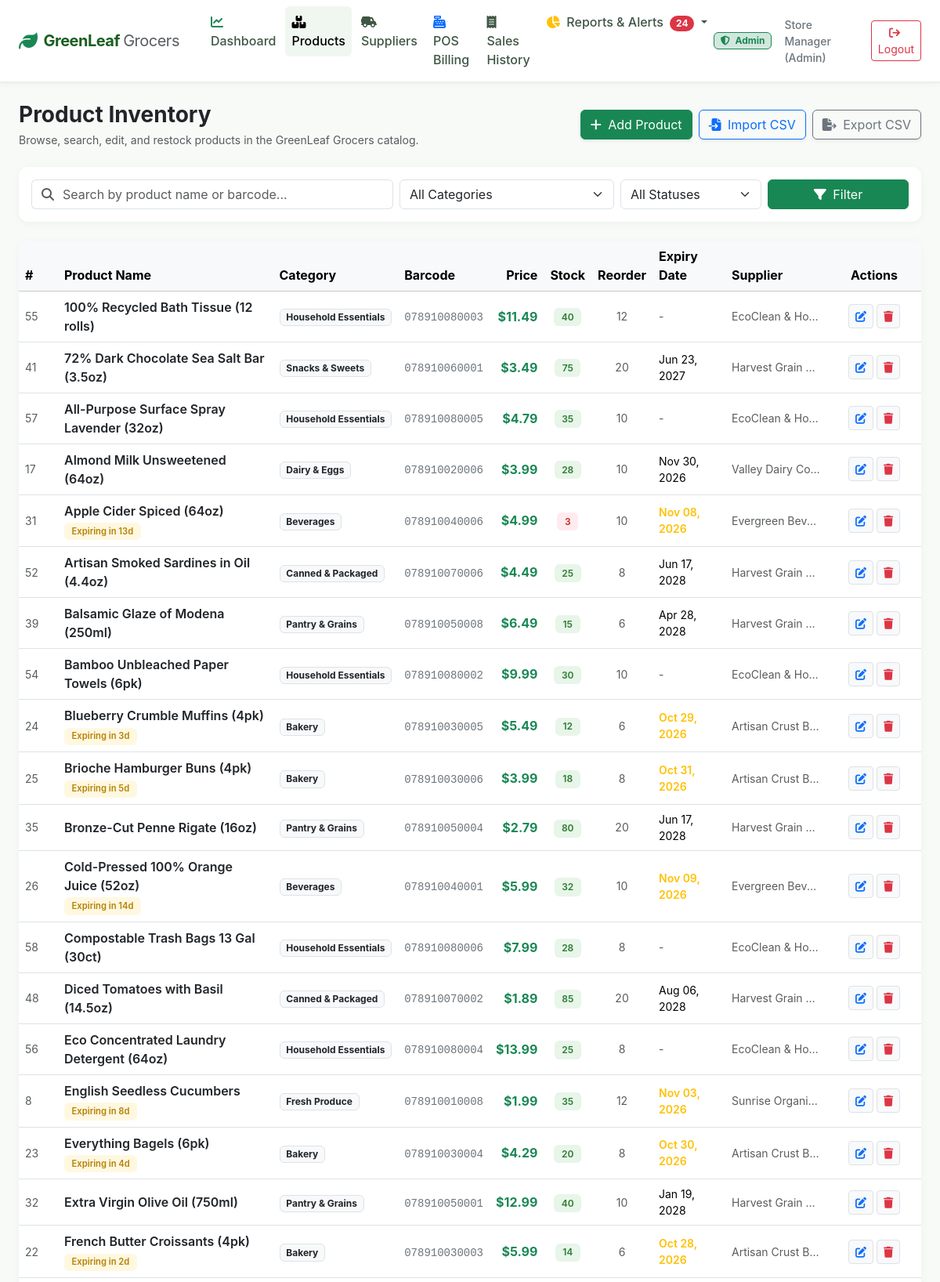
/products/ (signed in, upper part), run on the app's committed database.
### app/models.py (models this page shows, shortened)
class User(db.Model):
    __tablename__ = 'users'
    user_id = db.Column(db.Integer, primary_key=True, autoincrement=True)
    username = db.Column(db.String(64), unique=True, nullable=False, index=True)
    password_hash = db.Column(db.String(256), nullable=False)
    role = db.Column(db.String(20), nullable=False, default='cashier')  # 'admin' or 'cashier'
    full_name = db.Column(db.String(100), nullable=False, default='')
    created_at = db.Column(db.DateTime, default=utc_now)
    sales = db.relationship('Sale', backref='cashier', lazy=True)
    @property
    def is_admin(self) -> bool:
        return self.role.lower() == 'admin'

class Product(db.Model):
    __tablename__ = 'products'
    product_id = db.Column(db.Integer, primary_key=True, autoincrement=True)
    name = db.Column(db.String(150), nullable=False, index=True)
    category = db.Column(db.String(80), nullable=False, index=True)
    unit_price = db.Column(db.Float, nullable=False)
    cost_price = db.Column(db.Float, nullable=False, default=0.0)
    stock_qty = db.Column(db.Integer, nullable=False, default=0)
    reorder_level = db.Column(db.Integer, nullable=False, default=10)
    expiry_date = db.Column(db.Date, nullable=True, index=True)
    barcode = db.Column(db.String(50), unique=True, nullable=True, index=True)
    supplier_id = db.Column(db.Integer, db.ForeignKey('suppliers.supplier_id'), nullable=True)
    is_active = db.Column(db.Boolean, default=True)
    created_at = db.Column(db.DateTime, default=utc_now)
    sale_items = db.relationship('SaleItem', backref='product', lazy=True)
    @property
    def is_low_stock(self) -> bool:
        return self.stock_qty <= self.reorder_level
    @property
    def is_expired(self) -> bool:
        if not self.expiry_date:
            return False
        return self.expiry_date < date.today()
    @property
    def days_until_expiry(self):
        if not self.expiry_date:
            return None
        return (self.expiry_date - date.today()).days
    def is_near_expiry(self, days=15) -> bool:
        if not self.expiry_date:
            return False
        diff = (self.expiry_date - date.today()).days
        return 0 <= diff <= days

class Supplier(db.Model):
    __tablename__ = 'suppliers'
    supplier_id = db.Column(db.Integer, primary_key=True, autoincrement=True)
    name = db.Column(db.String(120), nullable=False)
    phone = db.Column(db.String(30), nullable=True)
    email = db.Column(db.String(120), nullable=True)
    contact_person = db.Column(db.String(100), nullable=True)
    address = db.Column(db.Text, nullable=True)
    created_at = db.Column(db.DateTime, default=utc_now)
    products = db.relationship('Product', backref='supplier', lazy=True)

### app/routes/products.py (the view, shortened to what this page needs)
@products_bp.route('/')
@login_required
@role_required(['admin'])
def index():
    query_str = request.args.get('q', '').strip()
    category = request.args.get('category', '').strip()
    status_filter = request.args.get('status', '').strip()
    products_query = Product.query.filter(Product.is_active == True)
    if query_str:
        products_query = products_query.filter(
            (Product.name.ilike(f'%{query_str}%')) |
            (Product.barcode.ilike(f'%{query_str}%'))
        )
    if category:
        products_query = products_query.filter(Product.category == category)
    if status_filter == 'low_stock':
        products_query = products_query.filter(Product.stock_qty <= Product.reorder_level)
    elif status_filter == 'expired':
        products_query = products_query.filter(Product.expiry_date != None, Product.expiry_date < date.today())
    products = products_query.order_by(Product.name.asc()).all()
    categories = db.session.query(Product.category).distinct().order_by(Product.category).all()
    categories = [c[0] for c in categories if c[0]]
    return render_template(
        'products/index.html',
        products=products,
        categories=categories,
        current_category=category,
        query_str=query_str,
        status_filter=status_filter
    )

### app/templates/products/index.html (shortened to what this page needs)
{% extends "base.html" %}
{% block content %}
<div class="d-flex flex-column flex-md-row justify-content-between align-items-md-center gap-3 mb-4">
    <div>
        <h1 class="h3 fw-bold text-dark mb-1">Product Inventory</h1>
        <p class="text-muted small mb-0">Browse, search, edit, and restock products in the GreenLeaf Grocers catalog.</p>
    </div>
    <div class="d-flex flex-wrap gap-2">
        <a href="{{ url_for('products.add') }}" class="btn btn-success shadow-sm">
            <i class="fa-solid fa-plus me-1"></i> Add Product
        </a>
        <a href="{{ url_for('products.import_csv') }}" class="btn btn-outline-primary shadow-sm">
            <i class="fa-solid fa-file-import me-1"></i> Import CSV
        </a>
        <a href="{{ url_for('products.export_csv') }}" class="btn btn-outline-secondary shadow-sm">
            <i class="fa-solid fa-file-export me-1"></i> Export CSV
        </a>
    </div>
</div>
<div class="card stat-card p-3 mb-4">
    <form method="GET" action="{{ url_for('products.index') }}" class="row g-2 align-items-center">
        <div class="col-12 col-md-5">
            <div class="input-group">
                <span class="input-group-text bg-white text-muted border-end-0">
                    <i class="fa-solid fa-magnifying-glass"></i>
                </span>
                <input type="text" name="q" class="form-control border-start-0 ps-0" placeholder="Search by product name or barcode..." value="{{ query_str }}">
            </div>
        </div>
        <div class="col-6 col-md-3">
            <select name="category" class="form-select">
                <option value="">All Categories</option>
            </select>
        </div>
        <div class="col-6 col-md-2">
            <select name="status" class="form-select">
                <option value="" {% if not status_filter %}selected{% endif %}>All Statuses</option>
            </select>
        </div>
        <div class="col-12 col-md-2 d-flex gap-2">
            <button type="submit" class="btn btn-success w-100">
                <i class="fa-solid fa-filter me-1"></i> Filter
            </button>
        </div>
    </form>
</div>
<div class="card stat-card p-0 overflow-hidden">
    <div class="table-responsive">
        <table class="table table-hover align-middle mb-0">
            <thead class="table-light">
                <tr>
                    <th style="width: 50px;">#</th>
                    <th>Product Name</th>
                    <th>Category</th>
                    <th>Barcode</th>
                    <th class="text-end">Price</th>
                    <th class="text-center">Stock</th>
                    <th class="text-center">Reorder</th>
                    <th>Expiry Date</th>
                    <th>Supplier</th>
                    <th class="text-center" style="width: 120px;">Actions</th>
                </tr>
            </thead>
            <tbody>
                {% for p in products %}
                <tr>
                    <td class="text-muted small">{{ p.product_id }}</td>
                    <td>
                        <div class="fw-semibold text-dark">{{ p.name }}</div>
                        {% if p.is_expired %}
                            <span class="badge badge-expired" style="font-size: 0.7rem;">EXPIRED</span>
                        {% elif p.is_near_expiry() %}
                            <span class="badge badge-near-expiry" style="font-size: 0.7rem;">Expiring in {{ p.days_until_expiry }}d</span>
                        {% elif p.is_low_stock %}
                            <span class="badge badge-low-stock" style="font-size: 0.7rem;">LOW STOCK</span>
                        {% endif %}
                    </td>
                    <td>
                        <span class="badge bg-light text-dark border">{{ p.category }}</span>
                    </td>
                    <td>
                        <code class="text-secondary small">{{ p.barcode or '-' }}</code>
                    </td>
                    <td class="text-end fw-bold text-success">
                        {{ p.unit_price | currency }}
                    </td>
                    <td class="text-center">
                        <span class="badge {% if p.stock_qty == 0 %}bg-danger{% elif p.is_low_stock %}badge-low-stock{% else %}badge-healthy{% endif %}">
                            {{ p.stock_qty }}
                        </span>
                    </td>
                    <td class="text-center text-muted small">
                        {{ p.reorder_level }}
                    </td>
                    <td class="small">
                        {% if p.expiry_date %}
                            <div class="{% if p.is_expired %}text-danger fw-bold{% elif p.is_near_expiry() %}text-warning fw-semibold{% endif %}">
                                {{ p.expiry_date | date_format }}
                            </div>
                        {% else %}
                            <span class="text-muted">-</span>
                        {% endif %}
                    </td>
                    <td class="small text-muted text-truncate" style="max-width: 130px;">
                        {{ p.supplier.name if p.supplier else '-' }}
                    </td>
                    <td class="text-center">
                        <div class="d-flex justify-content-center gap-1">
                            <a href="{{ url_for('products.edit', product_id=p.product_id) }}" class="btn btn-sm btn-light border" title="Edit Product">
                                <i class="fa-solid fa-pen-to-square text-primary"></i>
                            </a>
                            <form method="POST" action="{{ url_for('products.delete', product_id=p.product_id) }}" onsubmit="return confirm('Are you sure you want to remove {{ p.name }}?');" class="d-inline">
                                <button type="submit" class="btn btn-sm btn-light border" title="Delete Product">
                                    <i class="fa-solid fa-trash text-danger"></i>
                                </button>
                            </form>
                        </div>
                    </td>
                </tr>
                {% endfor %}
            </tbody>
        </table>
    </div>
</div>
{% endblock %}

### app/templates/base.html (shortened to what this page needs)
<!DOCTYPE html>
<html lang="en">
<head>
    <link href="https://cdn.jsdelivr.net/npm/bootstrap@5.3.3/dist/css/bootstrap.min.css" rel="stylesheet">
    <link rel="stylesheet" href="https://cdnjs.cloudflare.com/ajax/libs/font-awesome/6.5.1/css/all.min.css">
    <link rel="stylesheet" href="{{ url_for('static', filename='css/style.css') }}">
</head>
<body>
    <nav class="navbar navbar-expand-lg navbar-greenleaf sticky-top py-2">
        <div class="container-fluid px-4">
            <a class="navbar-brand d-flex align-items-center gap-2" href="{{ url_for('auth.index') }}">
                <i class="fa-solid fa-leaf text-success fs-4"></i>
                <span>GreenLeaf <span class="fw-normal text-muted">Grocers</span></span>
            </a>
            <div class="collapse navbar-collapse" id="navbarMain">
                {% if current_user %}
                <ul class="navbar-nav me-auto mb-2 mb-lg-0 ms-lg-3 gap-1">
                    {% if current_user.is_admin %}
                    <li class="nav-link-item">
                        <a class="nav-link {% if request.endpoint and request.endpoint.startswith('dashboard') %}active{% endif %}" href="{{ url_for('dashboard.index') }}">
                            <i class="fa-solid fa-chart-line me-1 text-success"></i> Dashboard
                        </a>
                    </li>
                    <li class="nav-link-item">
                        <a class="nav-link {% if request.endpoint and request.endpoint.startswith('products') %}active{% endif %}" href="{{ url_for('products.index') }}">
                            <i class="fa-solid fa-boxes-stacked me-1"></i> Products
                        </a>
                    </li>
                    <li class="nav-link-item">
                        <a class="nav-link {% if request.endpoint and request.endpoint.startswith('suppliers') %}active{% endif %}" href="{{ url_for('suppliers.index') }}">
                            <i class="fa-solid fa-truck-field me-1"></i> Suppliers
                        </a>
                    </li>
                    {% endif %}
                    <li class="nav-link-item">
                        <a class="nav-link {% if request.endpoint and request.endpoint == 'billing.pos' %}active{% endif %}" href="{{ url_for('billing.pos') }}">
                            <i class="fa-solid fa-cash-register me-1 text-primary"></i> POS Billing
                        </a>
                    </li>
                    <li class="nav-link-item">
                        <a class="nav-link {% if request.endpoint and request.endpoint == 'billing.sales_history' %}active{% endif %}" href="{{ url_for('billing.sales_history') }}">
                            <i class="fa-solid fa-receipt me-1"></i> Sales History
                        </a>
                    </li>
                    {% if current_user.is_admin %}
                    <li class="nav-item dropdown">
                        <a class="nav-link dropdown-toggle {% if request.endpoint and request.endpoint.startswith('reports') %}active{% endif %}" href="#" role="button" data-bs-toggle="dropdown">
                            <i class="fa-solid fa-chart-pie me-1 text-warning"></i> Reports & Alerts
                            {% if low_stock_count > 0 or near_expiry_count > 0 %}
                            <span class="badge bg-danger rounded-pill ms-1">{{ low_stock_count + near_expiry_count }}</span>
                            {% endif %}
                        </a>
                    </li>
                    {% endif %}
                </ul>
                <div class="d-flex align-items-center gap-3">
                    {% if current_user.is_admin %}
                    <span class="badge bg-success-subtle text-success border border-success px-2 py-1">
                        <i class="fa-solid fa-shield-halved me-1"></i> Admin
                    </span>
                    {% else %}
                    <span class="badge bg-primary-subtle text-primary border border-primary px-2 py-1">
                        <i class="fa-solid fa-user me-1"></i> Cashier
                    </span>
                    {% endif %}
                    <span class="text-secondary small fw-medium d-none d-md-inline">
                        {{ current_user.full_name or current_user.username }}
                    </span>
                    <a href="{{ url_for('auth.logout') }}" class="btn btn-outline-danger btn-sm" title="Log Out">
                        <i class="fa-solid fa-arrow-right-from-bracket me-1"></i> Logout
                    </a>
                </div>
                {% endif %}
            </div>
        </div>
    </nav>
    <main class="container-fluid px-4 py-4 flex-grow-1">
        {% block content %}{% endblock %}
    </main>
</body>
</html>

### data on the page
User: full_name "Store Manager (Admin)"
Product: product_id "55", name "100% Recycled Bath Tissue (12 rolls)", category "Household Essentials", barcode "078910080003", unit_price "$11.49", stock_qty "40", reorder_level "12", supplier "EcoClean & Ho…"
Product: product_id "41", name "72% Dark Chocolate Sea Salt Bar (3.5oz)", category "Snacks & Sweets", barcode "078910060001", unit_price "$3.49", stock_qty "75", reorder_level "20", expiry_date "Jun 23, 2027", supplier "Harvest Grain…"
Product: product_id "57", name "All-Purpose Surface Spray Lavender (32oz)", category "Household Essentials", barcode "078910080005", unit_price "$4.79", stock_qty "35", reorder_level "10", supplier "EcoClean & Ho…"
Product: product_id "17", name "Almond Milk Unsweetened (64oz)", category "Dairy & Eggs", barcode "078910020006", unit_price "$3.99", stock_qty "28", reorder_level "10", expiry_date "Nov 30, 2026", supplier "Valley Dairy Co…"
Product: product_id "31", name "Apple Cider Spiced (64oz)", days_until_expiry "13", category "Beverages", barcode "078910040006", unit_price "$4.99", stock_qty "3", reorder_level "10", expiry_date "Nov 08, 2026", supplier "Evergreen Bev…"
Product: product_id "52", name "Artisan Smoked Sardines in Oil (4.4oz)", category "Canned & Packaged", barcode "078910070006", unit_price "$4.49", stock_qty "25", reorder_level "8", expiry_date "Jun 17, 2028", supplier "Harvest Grain…"
Product: product_id "39", name "Balsamic Glaze of Modena (250ml)", category "Pantry & Grains", barcode "078910050008", unit_price "$6.49", stock_qty "15", reorder_level "6", expiry_date "Apr 28, 2028", supplier "Harvest Grain…"
Product: product_id "54", name "Bamboo Unbleached Paper Towels (6pk)", category "Household Essentials", barcode "078910080002", unit_price "$9.99", stock_qty "30", reorder_level "10", supplier "EcoClean & Ho…"
Product: product_id "24", name "Blueberry Crumble Muffins (4pk)", days_until_expiry "3", category "Bakery", barcode "078910030005", unit_price "$5.49", stock_qty "12", reorder_level "6", expiry_date "Oct 29, 2026", supplier "Artisan Crust B…"
Product: product_id "25", name "Brioche Hamburger Buns (4pk)", days_until_expiry "5", category "Bakery", barcode "078910030006", unit_price "$3.99", stock_qty "18", reorder_level "8", expiry_date "Oct 31, 2026", supplier "Artisan Crust B…"
Product: product_id "35", name "Bronze-Cut Penne Rigate (16oz)", category "Pantry & Grains", barcode "078910050004", unit_price "$2.79", stock_qty "80", reorder_level "20", expiry_date "Jun 17, 2028", supplier "Harvest Grain…"
Product: product_id "26", name "Cold-Pressed 100% Orange Juice (52oz)", days_until_expiry "14", category "Beverages", barcode "078910040001", unit_price "$5.99", stock_qty "32", reorder_level "10", expiry_date "Nov 09, 2026", supplier "Evergreen Bev…"
Product: product_id "58", name "Compostable Trash Bags 13 Gal (30ct)", category "Household Essentials", barcode "078910080006", unit_price "$7.99", stock_qty "28", reorder_level "8", supplier "EcoClean & Ho…"
Product: product_id "48", name "Diced Tomatoes with Basil (14.5oz)", category "Canned & Packaged", barcode "078910070002", unit_price "$1.89", stock_qty "85", reorder_level "20", expiry_date "Aug 06, 2028", supplier "Harvest Grain…"
Product: product_id "56", name "Eco Concentrated Laundry Detergent (64oz)", category "Household Essentials", barcode "078910080004", unit_price "$13.99", stock_qty "25", reorder_level "8", supplier "EcoClean & Ho…"
Product: product_id "8", name "English Seedless Cucumbers", days_until_expiry "8", category "Fresh Produce", barcode "078910010008", unit_price "$1.99", stock_qty "35", reorder_level "12", expiry_date "Nov 03, 2026", supplier "Sunrise Organi…"
Product: product_id "23", name "Everything Bagels (6pk)", days_until_expiry "4", category "Bakery", barcode "078910030004", unit_price "$4.29", stock_qty "20", reorder_level "8", expiry_date "Oct 30, 2026", supplier "Artisan Crust B…"
Product: product_id "32", name "Extra Virgin Olive Oil (750ml)", category "Pantry & Grains", barcode "078910050001", unit_price "$12.99", stock_qty "40", reorder_level "10", expiry_date "Jan 19, 2028", supplier "Harvest Grain…"
Product: product_id "22", name "French Butter Croissants (4pk)", days_until_expiry "2", category "Bakery", barcode "078910030003", unit_price "$5.99", stock_qty "14", reorder_level "6", expiry_date "Oct 28, 2026", supplier "Artisan Crust B…"

### other printed values
{{ low_stock_count + near_expiry_count }} "24"
